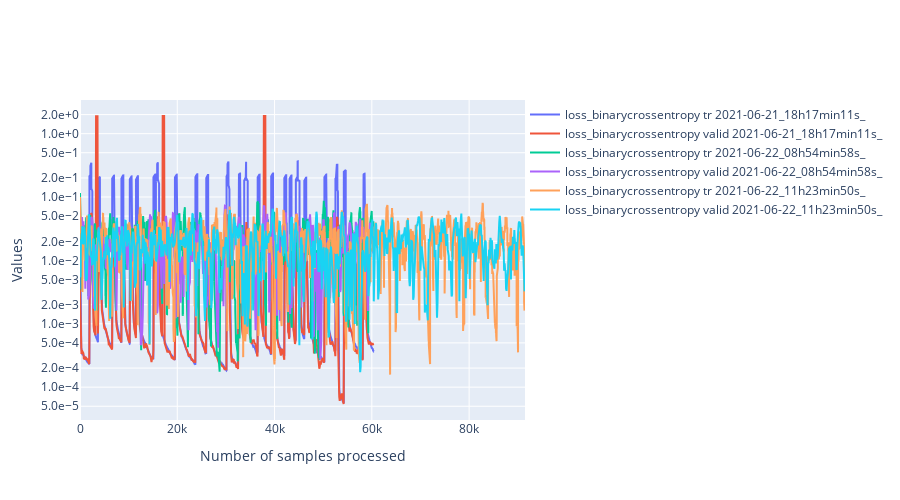

The notebook cell saved with this chart:
### Code cell
import ipywidgets as widgets
class PersoToggleButton(widgets.ToggleButton):
    def __init__(self,name=None,*args,**kargs):
        super(PersoToggleButton, self).__init__(*args,**kargs)
        self.name = name

compute_width = lambda value:f"{max(len(str(value)) * 12, 60) + 20}px"
list_vertical_widgets = []
dico_changing_widgets_metadata = {}
list_changing_widgets_metrics = []
list_changing_widgets_tr_valid = []
# Widgets for the metadata ------------------------------------------------------------------
label_metadata_filter = "Metadata"
llocalvertwidgets = []
dico_changing_widgets_reorganized = {"metadata":{},"metrics":{},"mode":{}}
for metadata_name in df.columns:

    if metadata_name == "folder_id":
        continue
    possible_values = df[metadata_name].unique()
    label = widgets.Label(metadata_name)
    dico_changing_widgets_reorganized["metadata"][metadata_name] = {str(value):PersoToggleButton(
        value=True,
        description=str(value),
        disabled=False,
        button_style='', # 'success', 'info', 'warning', 'danger' or ''
        tooltip='',
        icon='check',
        layout = widgets.Layout(width = compute_width(value), margin='0px 0px 0px 0px'),
        name="metadata|"+metadata_name
    ) for value in possible_values}

    possibilities = list(dico_changing_widgets_reorganized["metadata"][metadata_name].values())
    dico_changing_widgets_metadata[metadata_name] = possibilities
    box = widgets.HBox(layout=widgets.Layout(width='100%',display='inline-flex',flex_flow='row wrap'),width='100%')
    box.overflow_x = 'auto'
    box.children = [label]+possibilities
    llocalvertwidgets.append(box)

box = widgets.VBox(width='100%')
box.children = llocalvertwidgets
list_vertical_widgets.append(box)
# Widgets to select metrics ---------------------------------------------------------------
label_metrics_filter = "Metrics"
dico_changing_widgets_reorganized["metrics"] = {str(metric_name):PersoToggleButton(
        value=True,
        description=metric_name,
        disabled=False,
        button_style='', # 'success', 'info', 'warning', 'danger' or ''
        tooltip='',
        icon='check',
        layout = widgets.Layout(width = compute_width(metric_name), margin='0px 0px 0px 0px'),
        name="metrics"
    )
    for metric_name in available_metrics}
possibilities = list(dico_changing_widgets_reorganized["metrics"].values())
list_changing_widgets_metrics = possibilities
box = widgets.HBox(layout=widgets.Layout(width='100%',display='inline-flex',flex_flow='row wrap'),width='100%')
box.overflow_x = 'auto'
box.children = possibilities
list_vertical_widgets.append(box)

# widgets to select tr or valid ----------------------------------------------------------
label_tr_valid_filter = "Mode_of_training"
possibilities = [PersoToggleButton(
        value=True,
        description=mode,
        disabled=False,
        button_style='', # 'success', 'info', 'warning', 'danger' or ''
        tooltip='',
        icon='check',
        layout = widgets.Layout(width = compute_width(mode), margin='0px 0px 0px 0px'),
        name="mode"
    )
    for mode in ["tr","valid"]]
list_changing_widgets_tr_valid = possibilities
box = widgets.HBox(layout=widgets.Layout(width='100%',display='inline-flex',flex_flow='row wrap'),width='100%')
box.overflow_x = 'auto'
box.children = possibilities
list_vertical_widgets.append(box)

titles = ["Metadata", "Metrics","Mode_of_training"]
l = []
for item,title in zip(list_vertical_widgets,titles):
    accordion = widgets.Accordion(children=[item],titles=(title,))
    accordion.set_title(0,title)
    accordion.selected_index = 0
    l.append(accordion)
# widget for moving average
moving_average = widgets.IntText(
    value=100,
    description='mean_window',
    disabled=False
)
# widget to toggle log scale for the y axis
y_log_scale = widgets.ToggleButton(
        value=True,
        description="logy",
        disabled=False,
        button_style='', # 'success', 'info', 'warning', 'danger' or ''
        tooltip='',
        icon='check',
        layout = widgets.Layout(width = compute_width("logy"), margin='0px 0px 0px 0px')
    )

global_box = widgets.VBox(l+[moving_average,y_log_scale])

# Handlers --------------------------------------------------------------------------------------
from IPython.display import display,clear_output
import plotly.graph_objects as go
import main.src.analysis.tools as tls
def filter_metadata():
    global states
    global query
    # Extract informations from widgets to build a query for the dataframe
    list_sub_requests_1 = []
    for metadata_name,dico_metadata in states["metadata"].items():
        list_sub_requests_2 = []
        for name,state in dico_metadata.items():
            if state is True:
                type_data = type(df[metadata_name][0])
                if type_data is str:
                    name = f"\"{name}\""
                list_sub_requests_2.append(f"({metadata_name} == {name})")
        if len(list_sub_requests_2) > 0:
            poss = r" or ".join(list_sub_requests_2)
            list_sub_requests_1.append(f"({poss})")
    filtered_dataframe = df
    if len(list_sub_requests_1) > 0:
        query = r" or ".join(list_sub_requests_1)
        # Apply the query to the dataframe
        filtered_dataframe = df.query(query)
    list_runs = filtered_dataframe["folder_id"].unique()
    return list_runs,filtered_dataframe
def filter_metrics(runs):
    global states
    new_dico = {}
    for f,dico in dico_metrics.items():
        if f not in runs:
            continue
        new_dico[f] = {}
        for metric_name,list_values in dico.items():
            if states["metrics"][metric_name] is True:
                new_dico[f][metric_name] = list_values
    return new_dico
def actualize_available_possibilities(dico_vals,filtered_dataframe):
    global states, dico_changing_widgets_metadata
    for column in filtered_dataframe.columns[1:]:
        values_available = filtered_dataframe[column].unique()
        for value in df[column].unique():
            w = dico_changing_widgets_reorganized["metadata"][column][str(value)]
            if value not in values_available:
                w.disabled = True
            else:
                w.disabled = False
def plot(dico_vals,filtered_dataframe):
    global states
    import numpy as np
    list_scatters = []
    import matplotlib.pyplot as plt
    for run,dico_metrics in dico_vals.items():
        line_dataframe = filtered_dataframe[filtered_dataframe["folder_id"] == run]
        batch_size_tr = line_dataframe["tr_batch_size"].values[0]
        batch_size_valid = line_dataframe["valid_batch_size"].values[0]
        for metric_name,metric_values in dico_metrics.items():
            if metric_name == "loss":
                metric_name = "loss_"+filtered_dataframe[filtered_dataframe["folder_id"] == run]["loss"].values[0]
                access_name = "_loss"
            else:
                access_name = "_values"
            global states
            for mode,state in states["mode"].items():
                if state is False:
                    continue
                batch_size = batch_size_tr if mode == "tr" else batch_size_valid
                if "loss" in metric_name:
                    access_name1 = "attr_"+mode+access_name
                else:
                    access_name1 = mode + access_name
                v = metric_values[access_name1]
                window = int(moving_average.value/batch_size)
                new_values = []
                for i in range(len(v)-window):
                    new_values.append(np.mean(v[i:min(i+window,len(v))]))
                v = np.array(new_values)
                x = np.arange(0,v.shape[0]) * batch_size
                x = pd.Series(x)
                v = pd.Series(v)
                graph = go.Scatter(x=x,y=v,mode='lines',name=f"{metric_name} {mode} {run}",
                                   hovertemplate='Sample n°: %{x}'+f'<br>{metric_name} {mode}<br>{run}:'+' %{y}')
                list_scatters.append(graph)
    plt.clf()
    fig = go.Figure(
        data=list_scatters,
        layout=go.Layout(
            title=go.layout.Title(text=""),
            xaxis_title="Number of samples processed",
            yaxis_title="Values",
            legend=dict(
                orientation="h",
                y=1,
                x=1
            ),
            yaxis={'tickformat':'.1e',},
            width=900,
            height = 500
        ),
    )
    if states["others"]["logy"] is True:
        fig.update_yaxes(type="log")
    clear_output()
    display(global_box)
    fig.show()
states = {"others":{"mean_window":moving_average.value,"logy":False},
          "mode":{"tr":False,"valid":False},
          "metrics":{k:False for k in available_metrics},
          "metadata":{k:{
              str(k1):False for k1 in df[k].unique()
          } for k in df.columns}
          }
def handler(v):
    global query
    if v["name"] == "disabled":
        return
    global states
    try:
        name = "others"
        try:
            name = v["owner"].name
        except:
            pass
        name = name.split("|")
        try:
            new_val = not(v["new"]["value"])
        except:
            new_val = not(v["new"])
    except Exception as e:
        return
    if len(name) == 2:
        states[name[0]][name[1]][v["owner"].description] = not(states[name[0]][name[1]][v["owner"].description])
    else:
        states[name[0]][v["owner"].description] = not(states[name[0]][v["owner"].description])
    runs,filtered_dataframe = filter_metadata()
    dico_vals = filter_metrics(runs)
    actualize_available_possibilities(dico_vals,filtered_dataframe)
    plot(dico_vals,filtered_dataframe)
    try:
        print(dico_vals['2021-06-20_17h39min55s_']["mae"])
    except:
        pass
    print(metric_name)

for name,liste_w in dico_changing_widgets_metadata.items():
    for w in liste_w:
        w.observe(handler)
for w in list_changing_widgets_metrics:
    w.observe(handler)
list_changing_widgets_metrics[-1].value = True
for w in list_changing_widgets_tr_valid:
    w.observe(handler)
for w in [moving_average,y_log_scale]:
    w.observe(handler)
global_box

### Figure 1 — Plotly figure (JSON) as saved in the notebook; plotly's stock layout.template omitted (floating-point values rounded to 4 significant figures; data arrays with more than 128 entries replaced by an {"elided": "..."} marker saying what was removed)
{"data": [{"hovertemplate": "Sample n°: %{x}<br>loss_binarycrossentropy tr<br>2021-06-21_18h17min11s_: %{y}", "mode": "lines", "name": "loss_binarycrossentropy tr 2021-06-21_18h17min11s_", "type": "scatter", "x": {"elided": "6040 int values"}, "y": {"elided": "6040 float values"}}, {"hovertemplate": "Sample n°: %{x}<br>loss_binarycrossentropy valid<br>2021-06-21_18h17min11s_: %{y}", "mode": "lines", "name": "loss_binarycrossentropy valid 2021-06-21_18h17min11s_", "type": "scatter", "x": {"elided": "604 int values"}, "y": {"elided": "604 float values"}}, {"hovertemplate": "Sample n°: %{x}<br>loss_binarycrossentropy tr<br>2021-06-22_08h54min58s_: %{y}", "mode": "lines", "name": "loss_binarycrossentropy tr 2021-06-22_08h54min58s_", "type": "scatter", "x": {"elided": "6040 int values"}, "y": {"elided": "6040 float values"}}, {"hovertemplate": "Sample n°: %{x}<br>loss_binarycrossentropy valid<br>2021-06-22_08h54min58s_: %{y}", "mode": "lines", "name": "loss_binarycrossentropy valid 2021-06-22_08h54min58s_", "type": "scatter", "x": {"elided": "604 int values"}, "y": {"elided": "604 float values"}}, {"hovertemplate": "Sample n°: %{x}<br>loss_binarycrossentropy tr<br>2021-06-22_11h23min50s_: %{y}", "mode": "lines", "name": "loss_binarycrossentropy tr 2021-06-22_11h23min50s_", "type": "scatter", "x": {"elided": "9150 int values"}, "y": {"elided": "9150 float values"}}, {"hovertemplate": "Sample n°: %{x}<br>loss_binarycrossentropy valid<br>2021-06-22_11h23min50s_: %{y}", "mode": "lines", "name": "loss_binarycrossentropy valid 2021-06-22_11h23min50s_", "type": "scatter", "x": {"elided": "915 int values"}, "y": {"elided": "915 float values"}}], "layout": {"height": 500, "legend": {"orientation": "h", "x": 1, "y": 1}, "title": {"text": ""}, "width": 900, "xaxis": {"title": {"text": "Number of samples processed"}}, "yaxis": {"tickformat": ".1e", "title": {"text": "Values"}, "type": "log"}}}
